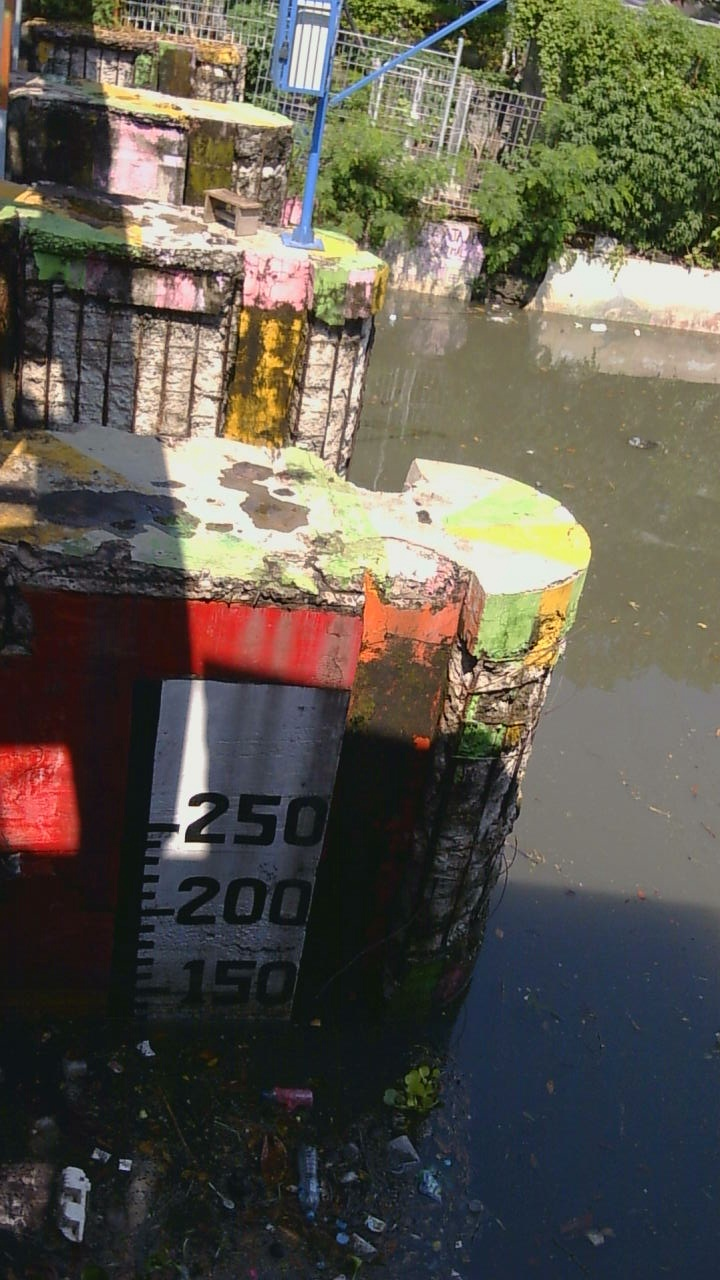
#> input picture dataset/raw/20260622_104454_0000.jpg, 720 x 1280 px, given in place of the camera
$ python hsv_calibrator.py
#> lines starting #> are read from the running program, lines starting #| are printed output that depends on the picture; after the words box and inside, x2 and y2 are one past the last pixel; in counts of white or black regions, pixels touching at a corner belong together
#> the answer given: 1
# -*- coding: utf-8 -*-
"""
HSV CALIBRATOR - Tool Kalibrasi Warna Papan Meteran (Staff Gauge)
=================================================================
Alat bantu untuk menemukan nilai HSV yang tepat agar sistem
dapat membedakan setiap zona warna pada papan meteran:

  ┌──────────────┐  ← MERAH (3.5 - 4.0 m) BAHAYA
  ├──────────────┤
  │   ORANGE     │  ← ORANGE (2.5 - 3.5 m) WASPADA
  ├──────────────┤
  │   KUNING     │  ← KUNING (1.0 - 2.5 m) SEDANG
  │  ||||||||    │     (dengan garis pengukuran)
  ├──────────────┤
  │   HIJAU      │  ← HIJAU (0.0 - 1.0 m) AMAN
  └──────────────┘

Cara Pakai:
  1. Jalankan program ini
  2. Arahkan kamera ke papan meteran
  3. Pilih zona warna (tekan 1-4)
  4. Klik pada warna di frame → auto-detect HSV range
  5. Fine-tune dengan slider jika perlu
  6. Tekan 'S' untuk simpan ke config/config_water.json
  7. Tekan 'Q' untuk keluar

@author: aaron
"""

import cv2
import numpy as np
import json
import os

# ============================================
# KONFIGURASI
# ============================================

CONFIG_FILE = os.path.join(os.path.dirname(os.path.abspath(__file__)), "config/config_water.json")

# Zone key yang sesuai foto staff gauge (dari bawah ke atas)
ZONA_ORDER = ["hijau", "kuning", "orange", "merah"]

# Default HSV sesuai foto papan meteran
# HSV di OpenCV: H=0-179, S=0-255, V=0-255
DEFAULT_ZONES = {
    "hijau": {
        "nama": "HIJAU (Rendah/Aman)",
        "level": "RENDAH",
        "hsv_min": [40, 50, 40],
        "hsv_max": [90, 255, 200],
        "tinggi_min_m": 0.0,
        "tinggi_max_m": 1.0,
        "warna_display": [0, 180, 0]  # BGR
    },
    "kuning": {
        "nama": "KUNING (Sedang)",
        "level": "SEDANG",
        "hsv_min": [18, 80, 100],
        "hsv_max": [38, 255, 255],
        "tinggi_min_m": 1.0,
        "tinggi_max_m": 2.5,
        "warna_display": [0, 230, 230]
    },
    "orange": {
        "nama": "ORANGE (Waspada)",
        "level": "TINGGI",
        "hsv_min": [8, 100, 120],
        "hsv_max": [22, 255, 255],
        "tinggi_min_m": 2.5,
        "tinggi_max_m": 3.5,
        "warna_display": [0, 140, 255]
    },
    "merah": {
        "nama": "MERAH (Bahaya!)",
        "level": "BAHAYA",
        "hsv_min": [0, 100, 100],
        "hsv_max": [8, 255, 255],
        "hsv_min_2": [168, 100, 100],
        "hsv_max_2": [179, 255, 255],
        "tinggi_min_m": 3.5,
        "tinggi_max_m": 4.0,
        "warna_display": [0, 0, 240]
    }
}


# ============================================
# FUNGSI UTILITAS
# ============================================

def load_config():
    """Muat konfigurasi dari file JSON, atau gunakan default."""
    if os.path.exists(CONFIG_FILE):
        try:
            with open(CONFIG_FILE, 'r') as f:
#> (reads config/config_water.json from the repository)
                config = json.load(f)
            print(f"[INFO] Config dimuat dari: {CONFIG_FILE}")
            return config
        except Exception as e:
            print(f"[WARN] Gagal baca config: {e}")
    return {"zones": DEFAULT_ZONES, "roi": None, "sumber_video": 0, "smoothing_frames": 10}


# [5 lines left out: function save_config, not called in this run]


def nothing(x):
    pass


# ============================================
# KELAS UTAMA: HSV CALIBRATOR
# ============================================

class HSVCalibrator:
    def __init__(self, video_source=0):
        """
        HSV Calibrator untuk papan meteran staff gauge.

        video_source: int (webcam index) atau str (URL / path file video)
        """
        self.config = load_config()
        self.zones = self.config.get("zones", DEFAULT_ZONES)
        self.video_source = video_source

        # Zona yang sedang dikalibrasi (default: hijau)
        self.current_zone_key = "hijau"

        # Warna yang di-pick dari klik mouse
        self.picked_hsv = None
        self.current_hsv_frame = None

        self.setup_windows()

    def setup_windows(self):
        """Buat window dan trackbar."""
        cv2.namedWindow("HSV Calibrator", cv2.WINDOW_NORMAL)
        cv2.namedWindow("Mask Result", cv2.WINDOW_NORMAL)
        cv2.namedWindow("Controls", cv2.WINDOW_NORMAL)

        cv2.resizeWindow("HSV Calibrator", 800, 550)
        cv2.resizeWindow("Mask Result", 400, 350)
        cv2.resizeWindow("Controls", 600, 100)

        # Ambil HSV range zona aktif untuk posisi awal trackbar
        zona = self.zones[self.current_zone_key]
        hsv_min = zona.get("hsv_min", [0, 0, 0])
        hsv_max = zona.get("hsv_max", [179, 255, 255])

        cv2.createTrackbar("H Min", "Controls", hsv_min[0], 179, nothing)
        cv2.createTrackbar("S Min", "Controls", hsv_min[1], 255, nothing)
        cv2.createTrackbar("V Min", "Controls", hsv_min[2], 255, nothing)
        cv2.createTrackbar("H Max", "Controls", hsv_max[0], 179, nothing)
        cv2.createTrackbar("S Max", "Controls", hsv_max[1], 255, nothing)
        cv2.createTrackbar("V Max", "Controls", hsv_max[2], 255, nothing)

        cv2.setMouseCallback("HSV Calibrator", self.mouse_callback)

    # [44 lines left out: functions update_trackbars, mouse_callback, not called in this run]

    def draw_info(self, frame):
        """Gambar panel informasi di frame."""
        h, w = frame.shape[:2]
        zona = self.zones[self.current_zone_key]
        warna = tuple(zona["warna_display"])

        # Panel atas semi-transparan
        overlay = frame.copy()
        cv2.rectangle(overlay, (0, 0), (w, 120), (25, 25, 25), -1)
        cv2.addWeighted(overlay, 0.82, frame, 0.18, 0, frame)

        # Judul
        cv2.putText(frame, "HSV CALIBRATOR - Staff Gauge",
                     (10, 28), cv2.FONT_HERSHEY_SIMPLEX, 0.7, (255, 255, 255), 2)

        # Zona aktif
        cv2.putText(frame, f"Zona: {zona['nama']}",
                     (10, 58), cv2.FONT_HERSHEY_SIMPLEX, 0.6, warna, 2)

        # Instruksi
        cv2.putText(frame, "[1-4] Zona | [Klik] Pick | [S] Simpan | [A] Semua | [Q] Keluar",
                     (10, 85), cv2.FONT_HERSHEY_SIMPLEX, 0.42, (190, 190, 190), 1)
        cv2.putText(frame, f"Range: {zona['tinggi_min_m']}m - {zona['tinggi_max_m']}m",
                     (10, 108), cv2.FONT_HERSHEY_SIMPLEX, 0.42, (160, 160, 160), 1)

        # Kotak warna zona aktif
        cv2.rectangle(frame, (w - 55, 15), (w - 10, 60), warna, -1)
        cv2.rectangle(frame, (w - 55, 15), (w - 10, 60), (255, 255, 255), 2)

        # Picked color info
        if self.picked_hsv:
            h_v, s_v, v_v = self.picked_hsv
            cv2.putText(frame, f"Picked: H={h_v} S={s_v} V={v_v}",
                         (w - 250, 108), cv2.FONT_HERSHEY_SIMPLEX, 0.42, (0, 255, 255), 1)

        # Panel bawah: selector zona
        overlay2 = frame.copy()
        cv2.rectangle(overlay2, (0, h - 40), (w, h), (25, 25, 25), -1)
        cv2.addWeighted(overlay2, 0.82, frame, 0.18, 0, frame)

        zone_w = w // len(ZONA_ORDER)
        for i, key in enumerate(ZONA_ORDER):
            z = self.zones[key]
            c = tuple(z["warna_display"])
            x_s = i * zone_w

            if key == self.current_zone_key:
                cv2.rectangle(frame, (x_s, h - 40), (x_s + zone_w, h), (255, 255, 255), 2)

            cv2.rectangle(frame, (x_s + 5, h - 33), (x_s + 22, h - 16), c, -1)
            cv2.putText(frame, f"{i+1}: {key.upper()}", (x_s + 27, h - 17),
                         cv2.FONT_HERSHEY_SIMPLEX, 0.38, (200, 200, 200), 1)

    # [33 lines left out: function create_all_zones_preview, not called in this run]

    def run(self):
        """Loop utama kalibrator."""
        print(f"\n[INFO] Membuka: {self.video_source}")
        cap = cv2.VideoCapture(self.video_source)

        if not cap.isOpened():
            print("[ERROR] Kamera/video tidak bisa dibuka!")
            return

        print("[OK] Kamera aktif!")
        print("\n=== KONTROL ===")
        print("  1 = HIJAU    2 = KUNING    3 = ORANGE    4 = MERAH")
        print("  Klik = Pick warna    S = Simpan    A = All zones    Q = Keluar")
        print("  R = Reset zona ke default")
        print("=" * 50)

        show_all = False

        while True:
            ret, frame = cap.read()
#> frame is the input picture: shape (1280, 720, 3); mean B, G, R 78.1, 88.7, 93.1
            if not ret:
                cap.set(cv2.CAP_PROP_POS_FRAMES, 0)
                continue

            frame = cv2.rotate(frame, cv2.ROTATE_90_COUNTERCLOCKWISE)
#> frame: shape (720, 1280, 3)
            h0, w0 = frame.shape[:2]
#> h0 = 720; w0 = 1280
            frame = frame[h0 - w0:, :]
#> frame: shape (560, 1280, 3)

            hsv = cv2.cvtColor(frame, cv2.COLOR_BGR2HSV)
#> hsv: shape (560, 1280, 3); mean H, S, V 61, 78.1, 97.9
            self.current_hsv_frame = hsv

            # Baca trackbar
            h_min = cv2.getTrackbarPos("H Min", "Controls")
            s_min = cv2.getTrackbarPos("S Min", "Controls")
            v_min = cv2.getTrackbarPos("V Min", "Controls")
            h_max = cv2.getTrackbarPos("H Max", "Controls")
            s_max = cv2.getTrackbarPos("S Max", "Controls")
            v_max = cv2.getTrackbarPos("V Max", "Controls")

            # Buat mask
            mask = cv2.inRange(hsv, np.array([h_min, s_min, v_min]), np.array([h_max, s_max, v_max]))
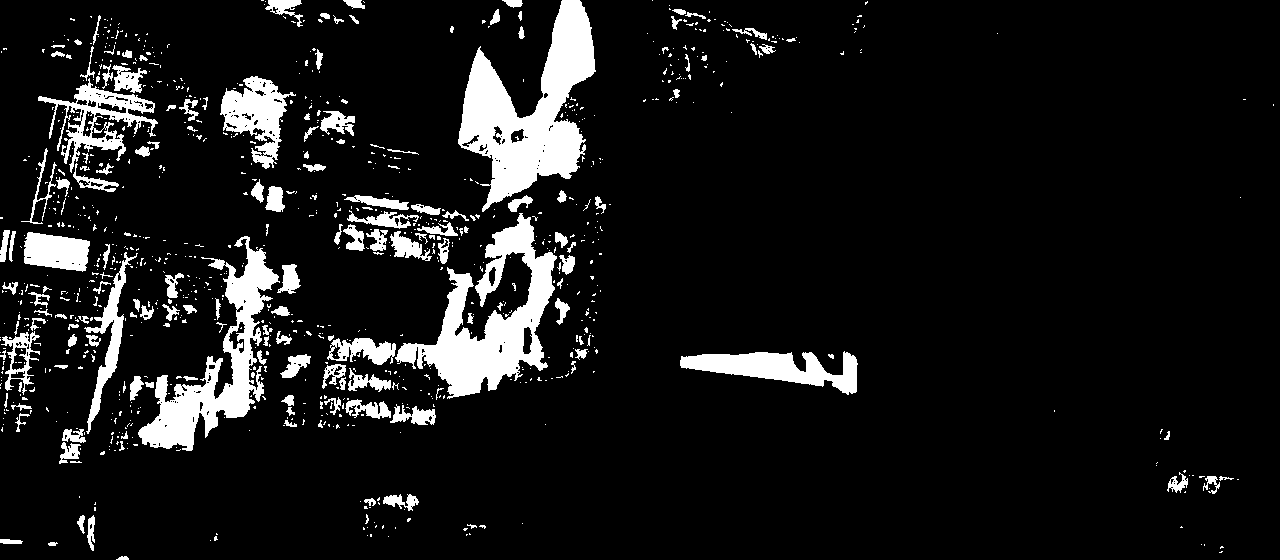
#> mask: shape (560, 1280); 9.7% white; 964 white regions (792 under 20 px), largest, box (x1, y1, x2, y2) and area: (458, 0, 596, 212) 13172, (395, 213, 557, 399) 10917, (138, 236, 280, 451) 8595

            if self.current_zone_key == "merah":
                zona = self.zones["merah"]
                if "hsv_min_2" in zona:
                    mask2 = cv2.inRange(hsv, np.array(zona["hsv_min_2"]), np.array(zona["hsv_max_2"]))
                    mask = cv2.bitwise_or(mask, mask2)

            # Morphological cleanup
            kernel = np.ones((5, 5), np.uint8)
            mask = cv2.morphologyEx(mask, cv2.MORPH_CLOSE, kernel)
#> mask: shape (560, 1280); 11.6% white; 320 white regions (235 under 20 px), largest, box (x1, y1, x2, y2) and area: (318, 193, 576, 400) 20081, (458, 0, 596, 212) 13824, (119, 236, 301, 451) 11527
            mask = cv2.morphologyEx(mask, cv2.MORPH_OPEN, kernel)
#> mask: shape (560, 1280); 10.4% white; 85 white regions (1 under 20 px), largest, box (x1, y1, x2, y2) and area: (323, 217, 575, 398) 14473, (458, 0, 595, 204) 13685, (130, 248, 300, 451) 10794

            # Hasil mask diterapkan ke frame
            result = cv2.bitwise_and(frame, frame, mask=mask)
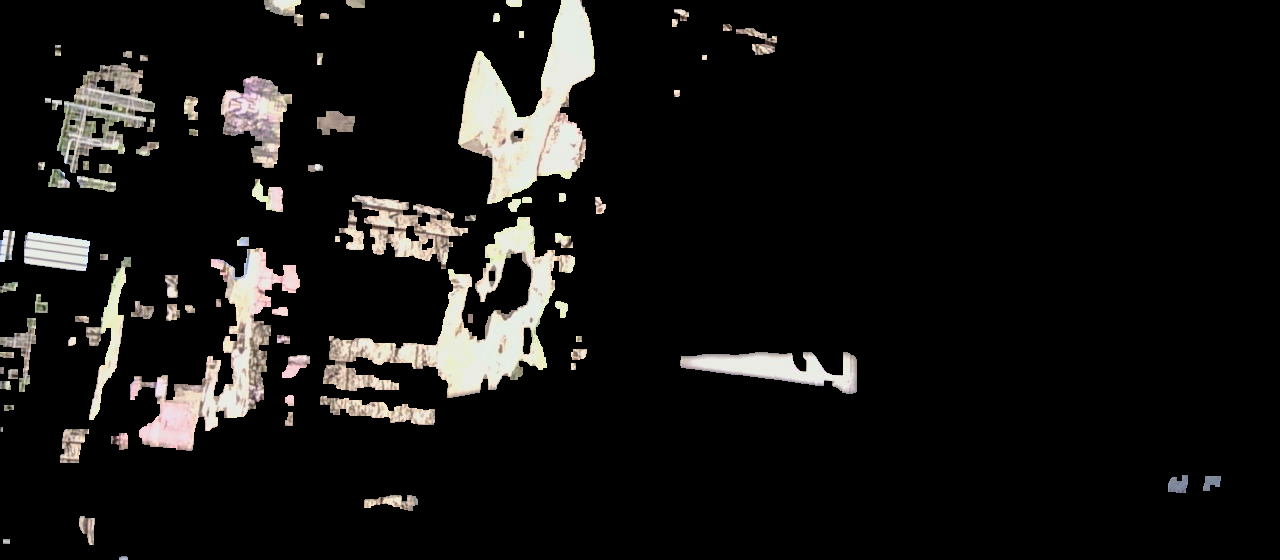
#> result: shape (560, 1280, 3); mean B, G, R 19.5, 20.8, 21.7

            # Tampilkan pixel count (berguna untuk debugging)
            px_count = cv2.countNonZero(mask)
#> px_count = 74353
            cv2.putText(result, f"Detected pixels: {px_count}", (10, 25),
                         cv2.FONT_HERSHEY_SIMPLEX, 0.5, (0, 255, 255), 1)
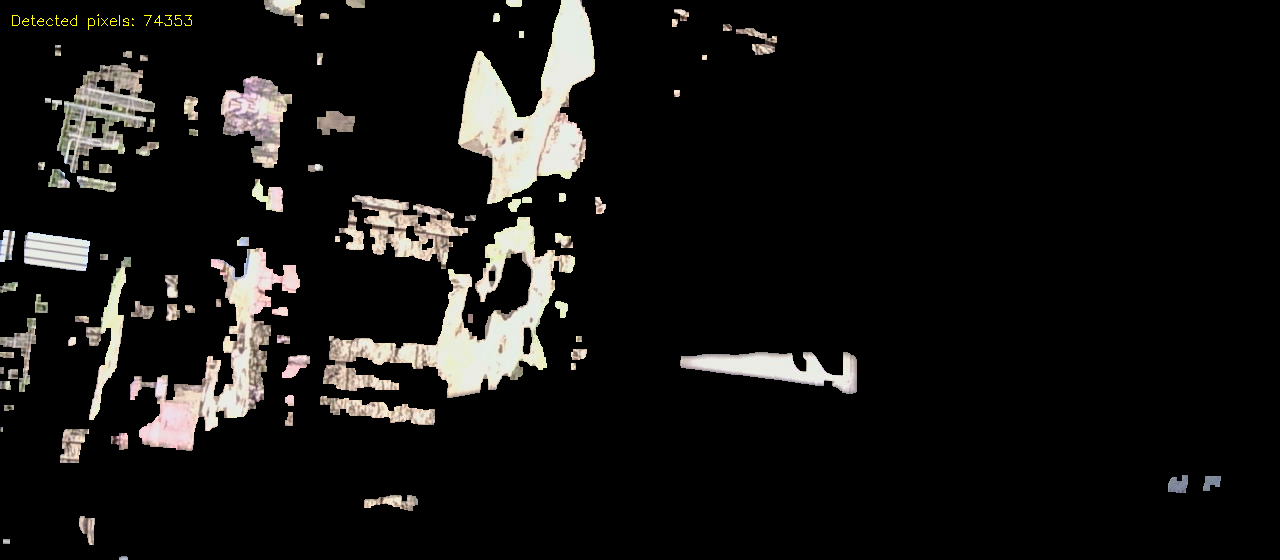
#> result: shape (560, 1280, 3); 0.06% of pixels changed, all inside (x1, y1, x2, y2) = (12, 14, 192, 30)

            # Draw info pada frame utama
            display = frame.copy()
            self.draw_info(display)
#> in draw_info, `cv2.putText(frame, f"Range: {zona['tinggi_min_m']}m - {zona['tinggi_ma..`: frame: shape (560, 1280, 3); mean B, G, R 64.4, 72, 78.5
#> in draw_info, `cv2.rectangle(overlay2, (0, h - 40), (w, h), (25, 25, 25), -1)`:
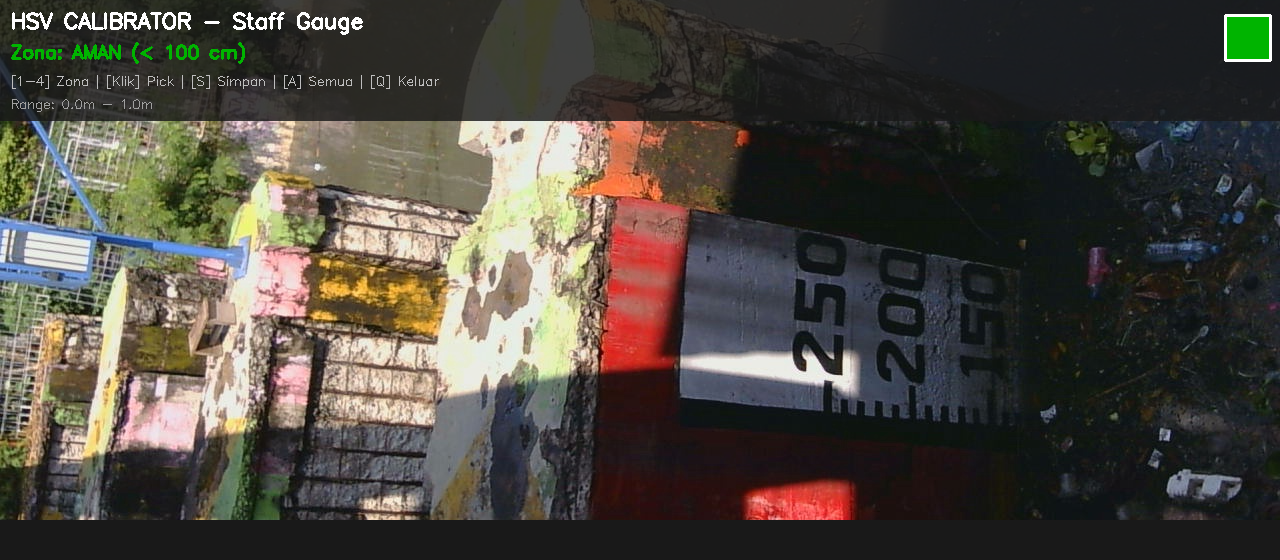
#> overlay2: shape (560, 1280, 3); mean B, G, R 63.2, 70.8, 75.5
#> in draw_info, `cv2.addWeighted(overlay2, 0.82, frame, 0.18, 0, frame)`:
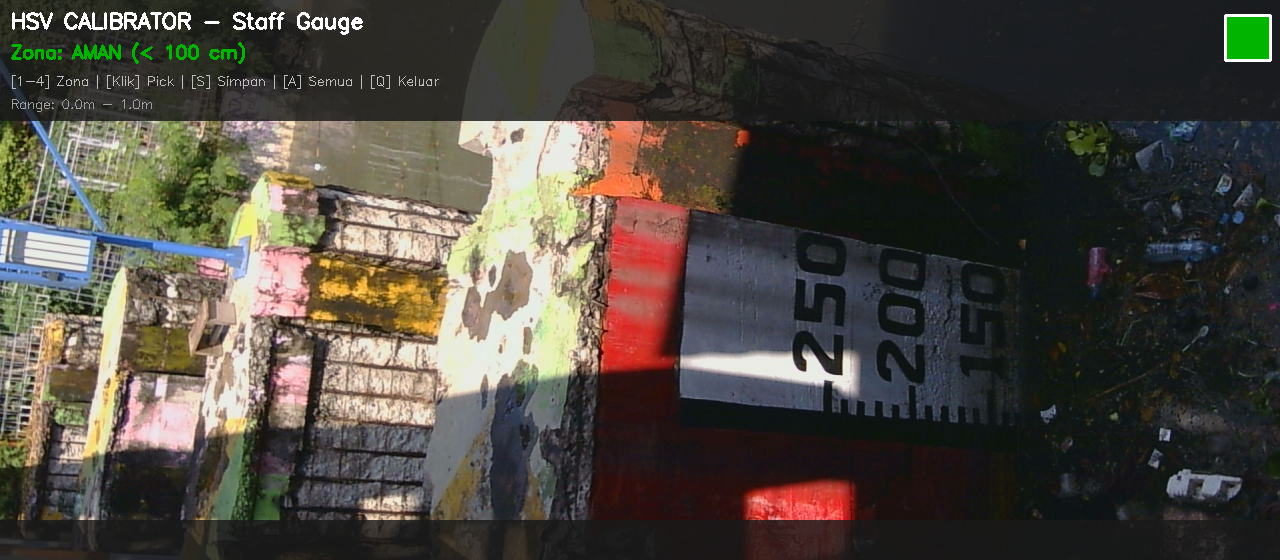
#> frame: shape (560, 1280, 3); mean B, G, R 63.4, 71.1, 76.1
#> after the loop in draw_info, `for i, key in enumerate(ZONA_ORDER):`:
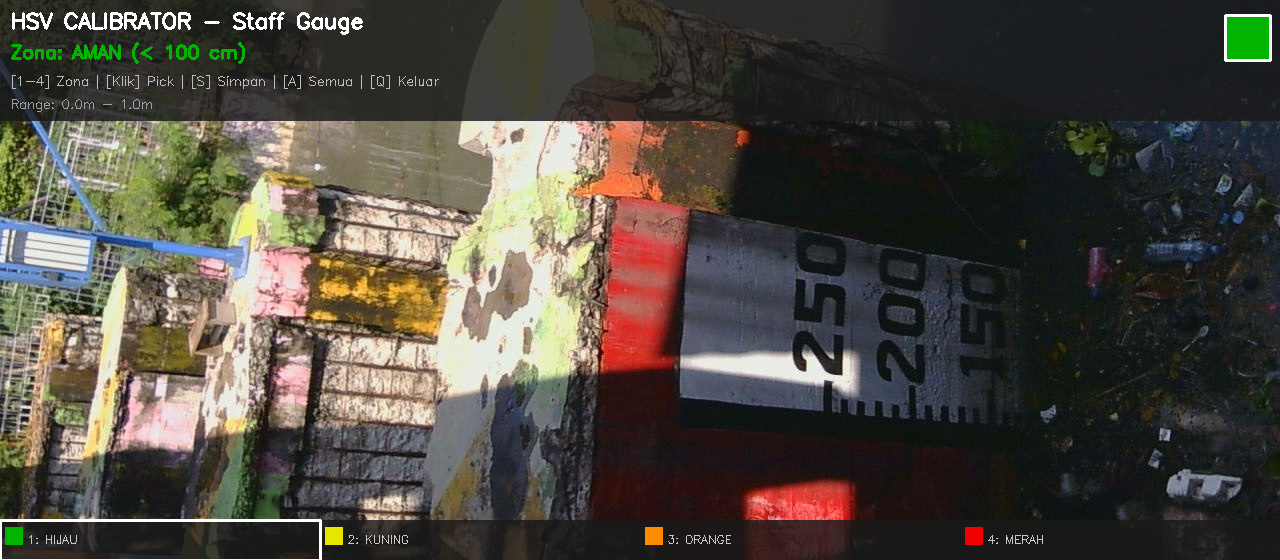
#> frame: shape (560, 1280, 3); 0.46% of pixels changed, all inside (x1, y1, x2, y2) = (0, 519, 1043, 560)

            cv2.imshow("HSV Calibrator", display)
            cv2.imshow("Mask Result", result)

            if show_all:
                all_view = self.create_all_zones_preview(hsv, frame)
                cv2.imshow("Semua Zona", all_view)

            # Input keyboard
            key = cv2.waitKey(1) & 0xFF
#> (key q is pressed here)

            if key == ord('q'):
                break
            elif key == ord('1'):
                self.current_zone_key = "hijau"
                self.update_trackbars()
                print(f"\n→ Zona: {self.zones['hijau']['nama']}")
            elif key == ord('2'):
                self.current_zone_key = "kuning"
                self.update_trackbars()
                print(f"\n→ Zona: {self.zones['kuning']['nama']}")
            elif key == ord('3'):
                self.current_zone_key = "orange"
                self.update_trackbars()
                print(f"\n→ Zona: {self.zones['orange']['nama']}")
            elif key == ord('4'):
                self.current_zone_key = "merah"
                self.update_trackbars()
                print(f"\n→ Zona: {self.zones['merah']['nama']}")
            elif key == ord('s'):
                self.zones[self.current_zone_key]["hsv_min"] = [h_min, s_min, v_min]
                self.zones[self.current_zone_key]["hsv_max"] = [h_max, s_max, v_max]
                self.config["zones"] = self.zones
                save_config(self.config)
            elif key == ord('r'):
                if self.current_zone_key in DEFAULT_ZONES:
                    self.zones[self.current_zone_key] = DEFAULT_ZONES[self.current_zone_key].copy()
                    self.update_trackbars()
                    print(f"\n[RESET] {self.current_zone_key} direset ke default")
            elif key == ord('a'):
                show_all = not show_all
                if not show_all:
                    cv2.destroyWindow("Semua Zona")

        cap.release()
        cv2.destroyAllWindows()


# ============================================
# MAIN
# ============================================

if __name__ == "__main__":
    print("=" * 50)
    print("  HSV CALIBRATOR - Papan Meteran (Staff Gauge)")
    print("=" * 50)
    print("\nPilih sumber video:")
    print("  1. Webcam (index 0)")
    print("  2. Webcam (index 1) - Logitech C270")
    print("  3. IP Camera (CCTV/DroidCam)")
    print("  4. File Video")

    choice = input("\nPilihan (1/2/3/4): ").strip()

    if choice == "1":
        source = 0
    elif choice == "2":
        source = 1
    elif choice == "3":
        source = input("URL IP Camera: ").strip()
    elif choice == "4":
        source = input("Path file video: ").strip()
    else:
        source = 0

    HSVCalibrator(video_source=source).run()
